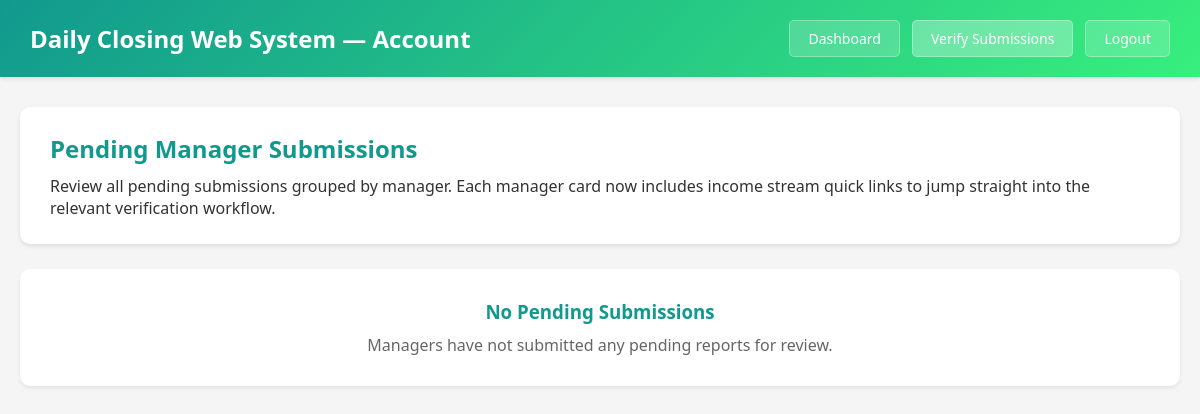
/views/account/verify_submission.php (signed in), run on an earlier commit of the app's database.
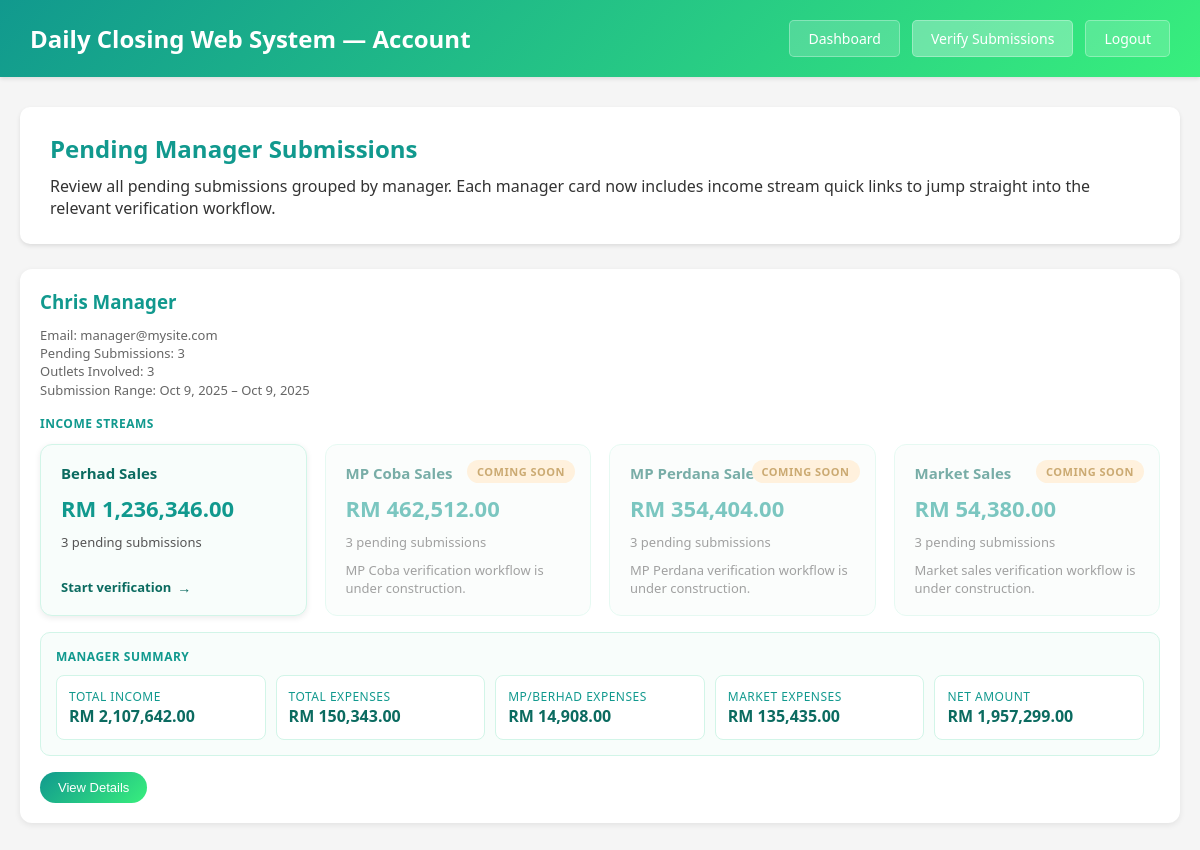
And on a later commit of the database.
### tables this page shows
CREATE TABLE `daily_submissions` (
  `id` int(11) UNSIGNED NOT NULL,
  `submission_code` varchar(50) NOT NULL,
  `batch_code` varchar(50) DEFAULT NULL,
  `outlet_id` int(11) UNSIGNED NOT NULL,
  `manager_id` int(11) UNSIGNED NOT NULL,
  `submission_date` date NOT NULL,
  `berhad_sales` decimal(15,2) NOT NULL DEFAULT 0.00,
  `mp_coba_sales` decimal(15,2) NOT NULL DEFAULT 0.00,
  `mp_perdana_sales` decimal(15,2) NOT NULL DEFAULT 0.00,
  `market_sales` decimal(15,2) NOT NULL DEFAULT 0.00,
  `total_income` decimal(15,2) NOT NULL DEFAULT 0.00,
  `total_expenses` decimal(15,2) NOT NULL DEFAULT 0.00,
  `net_amount` decimal(15,2) NOT NULL DEFAULT 0.00,
  `status` enum('draft','submitted','pending','verified','rejected','revised') NOT NULL DEFAULT 'draft',
  `verified_by` int(11) UNSIGNED DEFAULT NULL,
  `verified_at` datetime DEFAULT NULL,
  `submitted_to_hq_at` datetime DEFAULT NULL,
  `rejection_reason` text DEFAULT NULL,
  `notes` text DEFAULT NULL,
  `created_at` timestamp NOT NULL DEFAULT current_timestamp(),
  `updated_at` timestamp NOT NULL DEFAULT current_timestamp() ON UPDATE current_timestamp()
);

CREATE TABLE `users` (
  `id` int(11) UNSIGNED NOT NULL,
  `name` varchar(100) NOT NULL,
  `email` varchar(255) NOT NULL,
  `username` varchar(50) NOT NULL,
  `password_hash` varchar(255) NOT NULL,
  `role` enum('manager','account','ceo','admin') NOT NULL,
  `status` enum('active','inactive','suspended') NOT NULL DEFAULT 'active',
  `last_login` datetime DEFAULT NULL,
  `created_at` timestamp NOT NULL DEFAULT current_timestamp(),
  `updated_at` timestamp NOT NULL DEFAULT current_timestamp() ON UPDATE current_timestamp()
);

### includes/db.php (called while the page is built, shortened)
<?php
function getDB() {
    static $pdo = null;
    if ($pdo === null) {
        try {
            $dsn = sprintf(
                'mysql:host=%s;dbname=%s;charset=%s',
                DB_HOST,
                DB_NAME,
                DB_CHARSET
            );
            $options = [
                PDO::ATTR_ERRMODE            => PDO::ERRMODE_EXCEPTION,
                PDO::ATTR_DEFAULT_FETCH_MODE => PDO::FETCH_ASSOC,
                PDO::ATTR_EMULATE_PREPARES   => false,
                PDO::ATTR_PERSISTENT         => false,
                PDO::MYSQL_ATTR_USE_BUFFERED_QUERY => true
            ];
            $pdo = new PDO($dsn, DB_USER, DB_PASS, $options);
        } catch (PDOException $e) {
            error_log('Database connection failed: ' . $e->getMessage());
            if (APP_ENV === 'development') {
                die('Database connection failed: ' . htmlspecialchars($e->getMessage()));
            } else {
                die('Database connection failed. Please contact support.');
            }
        }
    }
    return $pdo;
}
function dbQuery($sql, $params = []) {
    try {
        $pdo = getDB();
        $stmt = $pdo->prepare($sql);
        $stmt->execute($params);
        return $stmt;
    } catch (PDOException $e) {
        error_log('Query failed: ' . $e->getMessage());
        error_log('SQL: ' . $sql);
        error_log('Params: ' . print_r($params, true));
        if (defined('APP_ENV') && APP_ENV === 'development') {
            echo "<div style='background:#fee; color:#c33; padding:15px; margin:10px; border:1px solid #fcc;'>";
            echo "<strong>Database Query Error:</strong><br>";
            echo htmlspecialchars($e->getMessage()) . "<br><br>";
            echo "<strong>SQL:</strong> " . htmlspecialchars($sql) . "<br>";
            echo "<strong>Params:</strong> " . htmlspecialchars(print_r($params, true));
            echo "</div>";
        }
        return false;
    }
}
function dbFetchAll($sql, $params = []) {
    $stmt = dbQuery($sql, $params);
    return $stmt ? $stmt->fetchAll() : false;
}
?>

### views/account/verify_submission.php (the view, shortened to what the rows shown need)
<?php
$pendingRows = dbFetchAll(
    "SELECT
        ds.id,
        ds.manager_id,
        ds.outlet_id,
        ds.submission_date,
        ds.batch_code,
        ds.berhad_sales,
        ds.mp_coba_sales,
        ds.mp_perdana_sales,
        ds.market_sales,
        ds.total_income,
        ds.total_expenses,
        ds.net_amount,
        o.outlet_name,
        o.outlet_code,
        u.name AS manager_name,
        u.email AS manager_email
    FROM daily_submissions ds
    INNER JOIN outlets o ON ds.outlet_id = o.id
    INNER JOIN users u ON ds.manager_id = u.id
    WHERE ds.status = 'pending'
    ORDER BY u.name ASC, ds.submission_date ASC, o.outlet_name ASC"
);
$managers = [];
$incomeStreamConfig = [
    'berhad' => [
        'label'       => 'Berhad Sales',
        'field'       => 'berhad_sales',
        'url'         => 'berhad_sales_verification.php',
        'description' => 'Review Berhad income submissions by outlet.',
        'disabled'    => false,
    ],
    'mp_coba' => [
        'label'       => 'MP Coba Sales',
        'field'       => 'mp_coba_sales',
        'url'         => '#',
        'description' => 'MP Coba verification workflow is under construction.',
        'disabled'    => true,
    ],
    'mp_perdana' => [
        'label'       => 'MP Perdana Sales',
        'field'       => 'mp_perdana_sales',
        'url'         => '#',
        'description' => 'MP Perdana verification workflow is under construction.',
        'disabled'    => true,
    ],
    'market' => [
        'label'       => 'Market Sales',
        'field'       => 'market_sales',
        'url'         => '#',
        'description' => 'Market sales verification workflow is under construction.',
        'disabled'    => true,
    ],
];
$incomeStreamDefaults = [];
foreach ($incomeStreamConfig as $key => $streamConfig) {
    $incomeStreamDefaults[$key] = $streamConfig;
    $incomeStreamDefaults[$key]['total'] = 0;
    $incomeStreamDefaults[$key]['count'] = 0;
}
if ($pendingRows) {
    foreach ($pendingRows as $row) {
        $managerId = (int) $row['manager_id'];
        $submissionId = (int) $row['id'];
        if (!isset($managers[$managerId])) {
            $managers[$managerId] = [
                'manager_id'     => $managerId,
                'manager_name'   => $row['manager_name'],
                'manager_email'  => $row['manager_email'],
                'outlet_count'   => 0,
                'outlet_codes'   => [],
                'total_income'   => 0,
                'total_expenses' => 0,
                'total_net'      => 0,
                'mp_berhad_expenses' => 0,
                'market_expenses'    => 0,
                'earliest_date'  => $row['submission_date'],
                'latest_date'    => $row['submission_date'],
                'submissions'    => [],
                'income_streams' => $incomeStreamDefaults,
            ];
        }
        if (!in_array($row['outlet_code'], $managers[$managerId]['outlet_codes'], true)) {
            $managers[$managerId]['outlet_codes'][] = $row['outlet_code'];
            $managers[$managerId]['outlet_count']++;
        }
        $managers[$managerId]['total_income'] += (float) $row['total_income'];
        $managers[$managerId]['total_expenses'] += (float) $row['total_expenses'];
        $managers[$managerId]['total_net'] += (float) $row['net_amount'];
        $managers[$managerId]['earliest_date'] = min($managers[$managerId]['earliest_date'], $row['submission_date']);
        $managers[$managerId]['latest_date'] = max($managers[$managerId]['latest_date'], $row['submission_date']);
        foreach ($incomeStreamConfig as $streamKey => $streamConfig) {
            $field = $streamConfig['field'];
            $amount = (float) ($row[$field] ?? 0);
            $managers[$managerId]['income_streams'][$streamKey]['total'] += $amount;
            if ($amount > 0) {
                $managers[$managerId]['income_streams'][$streamKey]['count']++;
            }
        }
        $managers[$managerId]['submissions'][$submissionId] = [
            'id'               => $submissionId,
            'batch_code'       => $row['batch_code'],
            'submission_date'  => $row['submission_date'],
            'outlet_id'        => (int) $row['outlet_id'],
            'outlet_name'      => $row['outlet_name'],
            'outlet_code'      => $row['outlet_code'],
            'berhad_sales'     => (float) $row['berhad_sales'],
            'mp_coba_sales'    => (float) $row['mp_coba_sales'],
            'mp_perdana_sales' => (float) $row['mp_perdana_sales'],
            'market_sales'     => (float) $row['market_sales'],
            'total_income'     => (float) $row['total_income'],
            'total_expenses'   => (float) $row['total_expenses'],
            'net_amount'       => (float) $row['net_amount'],
            'expenses'         => [
                'mp_berhad' => [],
                'market'    => []
            ],
            'expense_totals'   => [
                'mp_berhad' => 0,
                'market'    => 0
            ]
        ];
    }
}
if (!empty($managers)) {
    $managers = array_values($managers);
    usort($managers, function ($a, $b) {
        return strcasecmp($a['manager_name'], $b['manager_name']);
    });
}
?>
<!DOCTYPE html>
<html lang="en">
<head>
</head>
<body>
    <div class="header">
        <div class="header-content">
            <h1><?php echo htmlspecialchars(APP_NAME); ?> &mdash; Account</h1>
        </div>
    </div>
    <div class="container">
        <div class="page-header">
            <h2>Pending Manager Submissions</h2>
        </div>
        <?php if (empty($managers)) : ?>
            <div class="empty-state">
                <h3>No Pending Submissions</h3>
                <p>Managers have not submitted any pending reports for review.</p>
            </div>
        <?php else : ?>
            <div class="manager-grid">
                <?php foreach ($managers as $manager) : ?>
                    <div class="manager-card" data-manager-id="<?php echo (int) $manager['manager_id']; ?>">
                        <div class="manager-header">
                            <h3><?php echo htmlspecialchars($manager['manager_name']); ?></h3>
                            <div class="manager-meta">
                                <div>Email: <?php echo htmlspecialchars($manager['manager_email']); ?></div>
                                <div>Pending Submissions: <?php echo count($manager['submissions']); ?></div>
                                <div>Outlets Involved: <?php echo (int) $manager['outlet_count']; ?></div>
                                <div>Submission Range: <?php echo htmlspecialchars(date('M j, Y', strtotime($manager['earliest_date']))); ?> &ndash; <?php echo htmlspecialchars(date('M j, Y', strtotime($manager['latest_date']))); ?></div>
                            </div>
                        </div>
                        <?php if (!empty($manager['income_streams'])) : ?>
                            <div class="manager-income-section">
                                <div class="manager-income-title">Income Streams</div>
                                <div class="income-streams manager-income-streams">
                                    <?php foreach ($manager['income_streams'] as $stream) : ?>
                                        <?php
                                            $isDisabled = !empty($stream['disabled']);
                                            $href = $isDisabled ? '#!' : ($stream['url'] ?? '#');
                                            if (!$isDisabled && $href !== '#') {
                                                $separator = strpos($href, '?') === false ? '?' : '&';
                                                $href .= $separator . 'manager_id=' . (int) $manager['manager_id'];
                                            }
                                            $pendingCount = (int) ($stream['count'] ?? 0);
                                            $amount = (float) ($stream['total'] ?? 0);
                                        ?>
                                        <a
                                            href="<?php echo htmlspecialchars($href); ?>"
                                            class="income-card<?php echo $isDisabled ? ' disabled' : ''; ?>"
                                            <?php if ($isDisabled) : ?>aria-disabled="true"<?php endif; ?>
                                        >
                                            <?php if ($isDisabled) : ?>
                                                <span class="income-card-badge">Coming Soon</span>
                                            <?php endif; ?>
                                            <div class="income-card-title"><?php echo htmlspecialchars($stream['label']); ?></div>
                                            <div class="income-card-value">RM <?php echo number_format($amount, 2); ?></div>
                                            <div class="income-card-meta">
                                                <?php echo $pendingCount; ?> pending <?php echo $pendingCount === 1 ? 'submission' : 'submissions'; ?>
                                            </div>
                                            <?php if (!$isDisabled) : ?>
                                                <div class="income-card-cta">Start verification</div>
                                            <?php else : ?>
                                                <div class="income-card-meta"><?php echo htmlspecialchars($stream['description'] ?? 'Workflow in progress.'); ?></div>
                                            <?php endif; ?>
                                        </a>
                                    <?php endforeach; ?>
                                </div>
                            </div>
                        <?php endif; ?>
                        <div class="manager-summary">
                            <div class="manager-summary-title">Manager Summary</div>
                            <div class="summary-metrics">
                                <div class="summary-item">
                                    <span>Total Income</span>
                                    <strong>RM <?php echo number_format($manager['total_income'], 2); ?></strong>
                                </div>
                                <div class="summary-item">
                                    <span>Total Expenses</span>
                                    <strong>RM <?php echo number_format($manager['total_expenses'], 2); ?></strong>
                                </div>
                                <div class="summary-item">
                                    <span>MP/Berhad Expenses</span>
                                    <strong>RM <?php echo number_format($manager['mp_berhad_expenses'], 2); ?></strong>
                                </div>
                                <div class="summary-item">
                                    <span>Market Expenses</span>
                                    <strong>RM <?php echo number_format($manager['market_expenses'], 2); ?></strong>
                                </div>
                                <div class="summary-item">
                                    <span>Net Amount</span>
                                    <strong>RM <?php echo number_format($manager['total_net'], 2); ?></strong>
                                </div>
                            </div>
                        </div>
                        <button class="toggle-details" type="button">View Details</button>
                    </div>
                <?php endforeach; ?>
            </div>
        <?php endif; ?>
    </div>
</body>
</html>

What changed in the data, as far as the page shows it:
added daily_submissions: manager.name "Chris Manager", manager.email "manager@mysite.com", count($manager['submissions']) "3", outlet "3", submission_date "Oct 9, 2025", label "Berhad Sales", amount "1,236,346.00", pendingCount "3", label "MP Coba Sales", amount "462,512.00", description "MP Coba verification workflow is under construction.", label "MP Perdana Sales", amount "354,404.00", description "MP Perdana verification workflow is under construction.", label "Market Sales", amount "54,380.00", description "Market sales verification workflow is under construction.", total_income "2,107,642.00", total_expenses "150,343.00", mp_berhad_expenses "14,908.00", market_expenses "135,435.00", total_net "1,957,299.00"
Also different on the page:
text no longer shown: "No Pending Submissions Managers have not submitted any pending reports for review."
